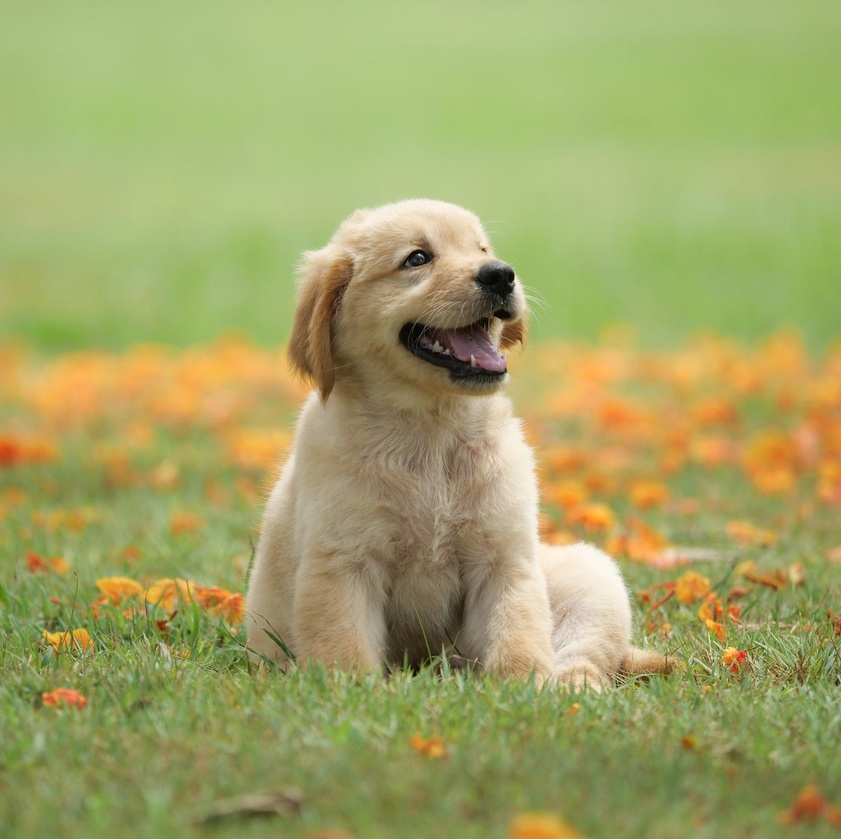
#> input picture dogo.jpg, 841 x 839 px, shrunk from 1200 x 1197 before the run, found by its file name
$ jupyter execute Mask_visualizer.ipynb
#> lines starting #> are read from the running program, lines starting #| are printed output that depends on the picture
[cell 1]
from google.colab import drive
drive.mount('/content/drive')

[cell 2]
import os
import cv2
import math
import numpy as np
import pandas as pd
import matplotlib.pyplot as plt

[cell 3]
def get_pixels(img, radius, vis, side):
  #Samples and marks spokes at all required angles as visited
    xc, yc = radius, radius #Center coordinates
    ang = 0
    spokes = 12
    end = 180-180/spokes #Ending angle
    jump = 180/spokes #Interval between 2 spokes
    while ang<=end:
        get_pixels_at_angle(xc, yc, ang, radius, img, vis, side)
        ang+=jump

def get_pixels_at_angle(xc, yc, ang, radius, img, vis, side):
  #Implementation of Bressenham Line Algorithm for general sloped line
    ang_rad = math.radians(ang)
    xd, yd = (int)(math.cos(ang_rad)*radius), (int)(math.sin(ang_rad)*radius)
    x1, y1 = xc-xd, yc+yd
    x, y = x1, y1 #Starting coordinates
    x2, y2 = xc+xd, yc-yd #End coordinates
    dx, dy = abs(x2-x1), abs(y2-y1)
    slope_more = False

    if dx!=0:
      #Calculate gradient for line
        gradient = dy/float(dx)
        if gradient>1:
            dx, dy = dy, dx
            x, y = y, x
            x1, y1 = y1, x1
            x2, y2 = y2, x2
            slope_more = True
    else:
        #Handling 90 degree edge case (gradient is not defined)
        for k in range(y2,y1):
            vis[(x,k)]=True

    #Mark starting pixel as visited
    if slope_more:
        vis[(y,x)]=True
    else:
        vis[(x,y)]=True

    #Iterate and sample pixel based on decision parameter 'd'
    d=2*dy-dx
    for k in range(0,dx-1):
        if d>0:
            y=y+1 if y<y2 else y-1
            d=d+2*(dy-dx)
        else:
            d=d+2*dy
        x=x+1 if x<x2 else x-1

        #Mark visited sampled pixels
        if slope_more:
            vis[(y,x)]=True
        else:
            vis[(x,y)]=True

[cell 4]
#Sample out pixels to create spokes
image_path = os.path.join('/content/drive/MyDrive','dogo.jpg')
image = cv2.imread(image_path)
#> image is the input picture: shape (839, 841, 3); mean B, G, R 102.4, 164.3, 161.9
side = image.shape[0]
#> side = 839
radius = side//2
#> radius = 419
vis = {}
pixel_array = get_pixels(image, radius, vis, side)
#> after the loop in get_pixels, `while ang<=end:`: ang = 180

[cell 5]
#Black out all the pixel to generate a binary mask
imgcpy = image.copy()
for i in range(0, imgcpy.shape[1]):
    for j in range(0, imgcpy.shape[0]):
        if (i,j) not in vis:
            imgcpy[j,i] = (0,0,0)
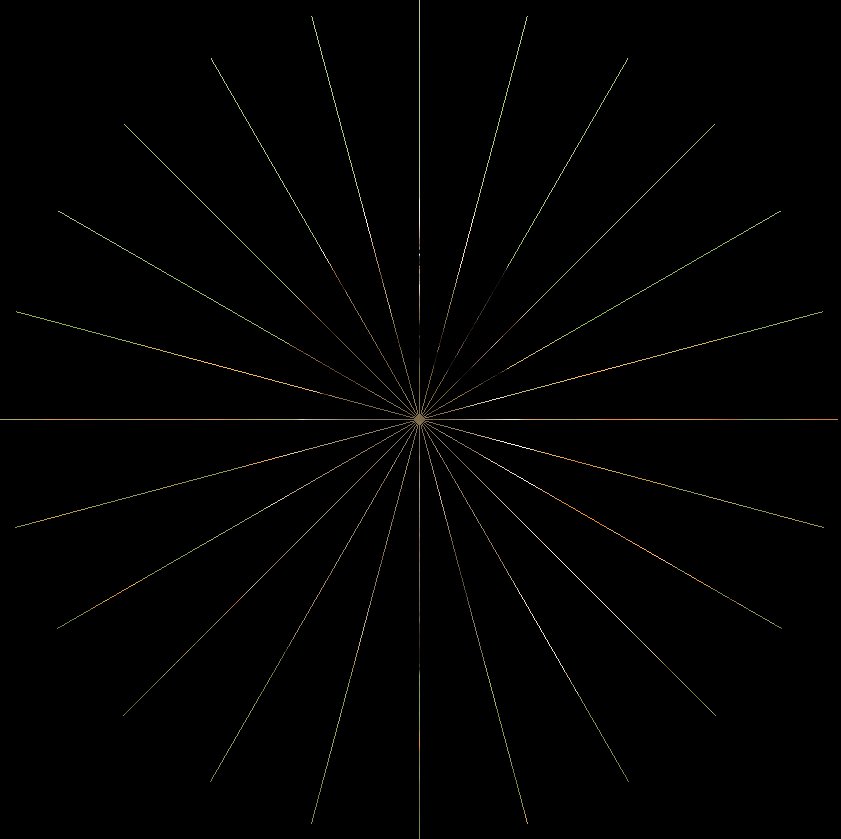
#> imgcpy: shape (839, 841, 3); mean B, G, R 1.3, 1.9, 2
file_name = 'mask.png'
output_path = os.path.join('/content/drive/MyDrive','dogo_mask.jpg')
cv2.imwrite(output_path, imgcpy)
#> Out = True
